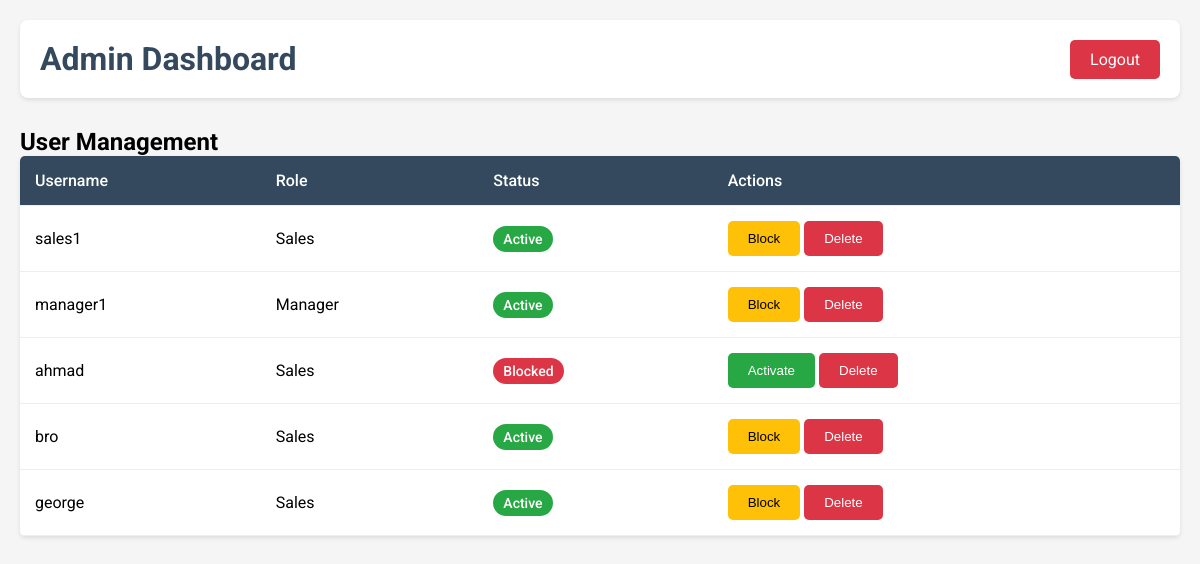
The page /admin (signed in) on the database its author committed.
### tables this page shows
CREATE TABLE user (
    id INTEGER PRIMARY KEY AUTOINCREMENT,
    username TEXT UNIQUE NOT NULL,
    password TEXT NOT NULL,
    role TEXT NOT NULL,
    status TEXT NOT NULL
);

### app.py (the view)
@app.route('/admin')
@login_required
@role_required(['admin'])
def admin():
    db = get_db()
    users = db.execute("SELECT * FROM user WHERE role != 'admin'").fetchall()
    return render_template("admin.html", users=users)

### app.py (called while the page is built)
def login_required(f):
    @wraps(f)
    def decorated_function(*args, **kwargs):
        if 'user_id' not in session:
            return redirect('/login')
        return f(*args, **kwargs)
    return decorated_function

def role_required(roles):
    def decorator(f):
        @wraps(f)
        def decorated_function(*args, **kwargs):
            if 'user_role' not in session:
                return redirect('/login')
            if session['user_role'] not in roles:
                return redirect('/')
            return f(*args, **kwargs)
        return decorated_function
    return decorator

def get_db():
    db = sqlite3.connect('sample_auth.db')
    db.row_factory = sqlite3.Row
    return db

### templates/admin.html (shortened to what this page needs)
<!DOCTYPE html>
<html lang="en">
<head>
</head>
<body>
    <div class="content">
        <div class="header">
            <h1>Admin Dashboard</h1>
            <div class="header-buttons">
                <a href="/logout" class="logout-btn">Logout</a>
            </div>
        </div>
        <h2 class="section-title">User Management</h2>
        <table class="users-table">
            <thead>
                <tr>
                    <th>Username</th>
                    <th>Role</th>
                    <th>Status</th>
                    <th>Actions</th>
                </tr>
            </thead>
            <tbody>
                {% for user in users %}
                <tr>
                    <td>{{ user.username }}</td>
                    <td>{{ user.role | title }}</td>
                    <td>
                        <span class="status-badge status-{{ user.status }}">
                            {{ user.status | title }}
                        </span>
                    </td>
                    <td>
                        {% if user.status == 'active' %}
                            <button onclick='blockUser("{{ user.id }}")' class="btn btn-warning">Block</button>
                        {% else %}
                            <button onclick='activateUser("{{ user.id }}")' class="btn btn-success">Activate</button>
                        {% endif %}
                        <button onclick='deleteUser("{{ user.id }}")' class="btn btn-danger">Delete</button>
                    </td>
                </tr>
                {% endfor %}
            </tbody>
        </table>
    </div>
</body>
</html>

### templates/admin.html (style rules this page uses)
:root { --primary-color: #34495E; --secondary-color: #2C3D50; --danger-color: #dc3545; --success-color: #28a745; --warning-color: #ffc107; --gray-color: #f5f5f5; }
* { margin: 0; padding: 0; box-sizing: border-box; }
body { font-family: 'Roboto', sans-serif; background-color: var(--gray-color); display: flex; flex-direction: column; }
.content { padding: 20px; width: 100%; }
.header { display: flex; justify-content: space-between; align-items: center; padding: 20px; background-color: white; box-shadow: 0 2px 4px rgba(0,0,0,0.1); margin-bottom: 30px; border-radius: 8px; }
.header h1 { color: var(--primary-color); }
.logout-btn { padding: 10px 20px; background-color: var(--danger-color); color: white; border: none; border-radius: 5px; text-decoration: none; transition: opacity 0.3s ease; }
.btn { padding: 10px 20px; border: none; border-radius: 5px; cursor: pointer; font-weight: 500; transition: opacity 0.3s ease; }
.btn-danger { background-color: var(--danger-color); color: white; }
.btn-success { background-color: var(--success-color); color: white; }
.btn-warning { background-color: var(--warning-color); color: black; }
.users-table { width: 100%; border-collapse: collapse; background-color: white; box-shadow: 0 2px 4px rgba(0,0,0,0.1); border-radius: 5px; overflow: hidden; }
.users-table th, .users-table td { padding: 15px; text-align: left; border-bottom: 1px solid #eee; }
.users-table th { background-color: var(--primary-color); color: white; font-weight: 500; }
.status-badge { padding: 5px 10px; border-radius: 15px; font-size: 14px; font-weight: 500; }
.status-active { background-color: var(--success-color); color: white; }
.status-blocked { background-color: var(--danger-color); color: white; }

### rows shown on the page
user: username "sales1", role "Sales", status "Active"
user: username "manager1", role "Manager", status "Active"
user: username "ahmad", role "Sales", status "Blocked"
user: username "bro", role "Sales", status "Active"
user: username "george", role "Sales", status "Active"
